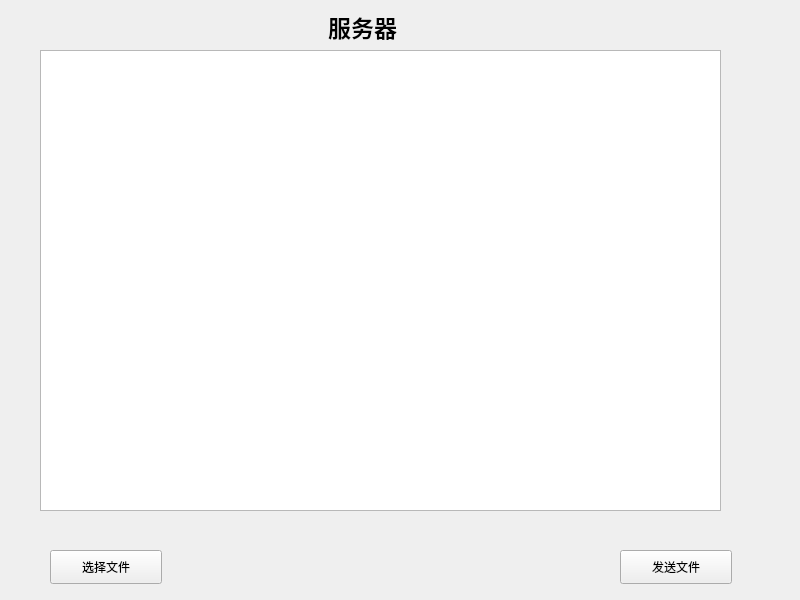
<?xml version="1.0" encoding="UTF-8"?>
<ui version="4.0">
 <class>ServerWidget</class>
 <widget class="QWidget" name="ServerWidget">
  <property name="geometry">
   <rect>
    <x>0</x>
    <y>0</y>
    <width>800</width>
    <height>600</height>
   </rect>
  </property>
  <property name="windowTitle">
   <string>ServerWidget</string>
  </property>
  <widget class="QLabel" name="label">
   <property name="geometry">
    <rect>
     <x>310</x>
     <y>10</y>
     <width>105</width>
     <height>34</height>
    </rect>
   </property>
   <property name="font">
    <font>
     <pointsize>17</pointsize>
     <weight>75</weight>
     <bold>true</bold>
    </font>
   </property>
   <property name="text">
    <string>服务器</string>
   </property>
   <property name="alignment">
    <set>Qt::AlignCenter</set>
   </property>
  </widget>
  <widget class="QTextEdit" name="textEdit">
   <property name="geometry">
    <rect>
     <x>40</x>
     <y>50</y>
     <width>681</width>
     <height>461</height>
    </rect>
   </property>
  </widget>
  <widget class="QPushButton" name="file">
   <property name="geometry">
    <rect>
     <x>50</x>
     <y>550</y>
     <width>112</width>
     <height>34</height>
    </rect>
   </property>
   <property name="text">
    <string>选择文件</string>
   </property>
  </widget>
  <widget class="QPushButton" name="send">
   <property name="geometry">
    <rect>
     <x>620</x>
     <y>550</y>
     <width>112</width>
     <height>34</height>
    </rect>
   </property>
   <property name="text">
    <string>发送文件</string>
   </property>
  </widget>
 </widget>
 <resources/>
 <connections/>
</ui>
